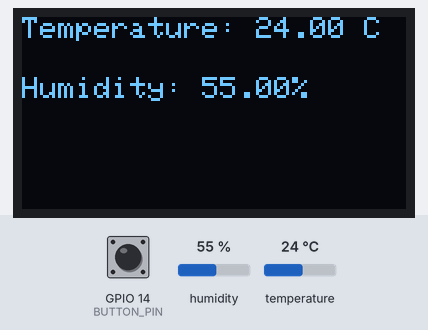
Bench run of a sketch on a simulated ESP32. On the bench: 128×64 one-colour display. The test bench sets the inputs (shaded band); at power-on: GPIO 14 (BUTTON_PIN) LOW, humidity 55 %, temperature 24 °C. The display library's start-up logo is not drawn; the local clock reads 2024-03-15 10:24:30 at power-on unless the sketch sets it.

Above: at 4.3 s.
4.4 s: GPIO 14 (BUTTON_PIN) pulled HIGH for 0.7 s
At 9.4 s:
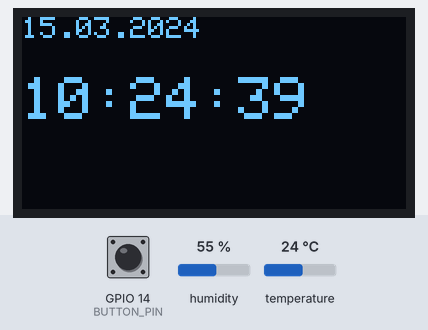
9.5 s: GPIO 14 (BUTTON_PIN) pulled HIGH for 1 s
At 11.9 s:
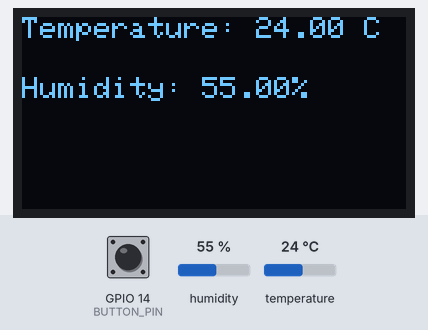
12.2 s: humidity set to 22 %
At 14.2 s:
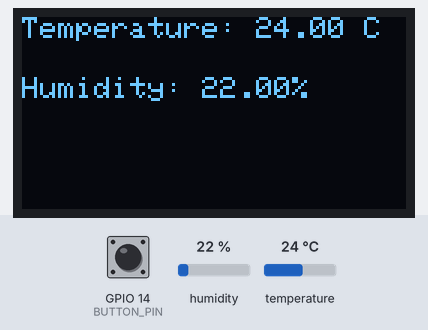
14.5 s: temperature set to 12 °C
At 17.5 s:
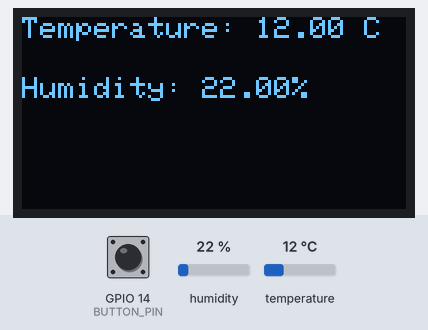
18.1 s: humidity set to 40 %
At 19.6 s:
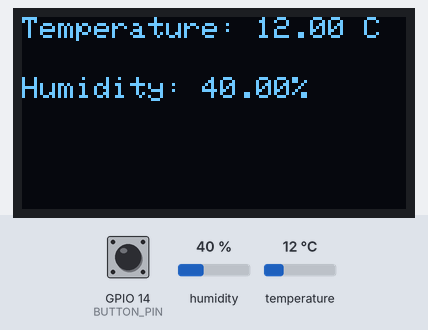
20.4 s: temperature set to 19 °C
Timing chart, 0 to 23.4 s (numbered marks = the images above; inputs shaded):
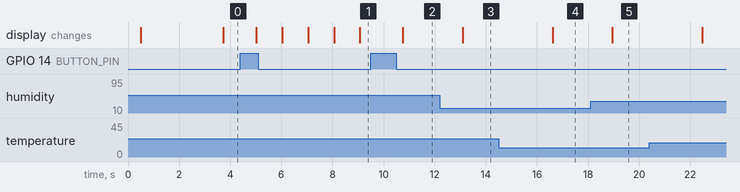

The sketch:

nero-PR-00.ino
```cpp
//libraries
#include <SPI.h>
#include <Wire.h>
#include <Adafruit_GFX.h>
#include <Adafruit_SSD1306.h>
#include <DHT11.h>
#include <ThreeWire.h>
#include <RtcDS1302.h>

//global variables
//sensors, LEDs, buttons, etc.
#define DHT_PIN 32
#define SOUND_PIN 36
#define BUTTON_PIN 14

//OLED data
#define SCREEN_WIDTH 128
#define SCREEN_HEIGHT 64
#define OLED_RESET -1
#define SCREEN_ADDRESS 0x3C

//RTC data
#define RTC_CLK 18
#define RTC_DAT 19
#define RTC_RST 5

//global variables
int last_button_state = 0;
int current_button_state = 0;
bool led_state = false;
int interface_page = 1;

//global parts
Adafruit_SSD1306 display(SCREEN_WIDTH, SCREEN_HEIGHT, &Wire, OLED_RESET);
DHT11 dht11(DHT_PIN);

ThreeWire RTCWire(RTC_DAT, RTC_CLK, RTC_RST);
RtcDS1302<ThreeWire> rtc(RTCWire);

void setup() {
  Serial.begin(115200);

  //starting the clock
  rtc.Begin();

  rtc.SetIsWriteProtected(false);
  rtc.SetIsRunning(true);

  //Set my own date (07.11.2026, 21:10:50). The abberation is like ~3 seconds because of compilation
  RtcDateTime custom(2026, 11, 7, 21, 10, 50);

  /*the commented line below is the line which should be used only once
  when setting your clock (for those who would use this code, however I
  doubt someone will)*/
  //rtc.SetDateTime(custom);

  pinMode(BUTTON_PIN, INPUT);

  delay(500);

  //checks whether display is working correctly
  if(!display.begin(SSD1306_SWITCHCAPVCC, SCREEN_ADDRESS)) {
    Serial.println(F("SSD1306 allocation failed"));
    for(;;);
  }

  //display the Adafruit logo, then clear it
  display.display();
  delay(2000);
  display.clearDisplay();
}

void loop() {
  button_interface();
  if(interface_page == 1) {
    show_temp_and_humidity();
  }
  else if(interface_page == 2) {
    show_clock();
  }
}

//reads temperature and humidity via dht11
void show_temp_and_humidity(void) {
  display.clearDisplay();

  float temperature = dht11.readTemperature();
  float humidity = dht11.readHumidity();

  display.setTextSize(1);
  display.setTextColor(SSD1306_WHITE);
  display.setCursor(0, 0);

  display.print("Temperature: ");
  display.print(temperature);
  display.print(" C");

  display.setCursor(0, 20);
  display.print("Humidity: ");
  display.print(humidity);
  display.print("%");

  display.display();
}

//shows date and time
void show_clock(void) {
  RtcDateTime now = rtc.GetDateTime();

  display.clearDisplay();

  display.setTextSize(1);
  display.setCursor(0, 0);

  //prints date in a "dd.mm.yyyy" format
  display.printf(
    "%02d.%02d.%04d",
    (int)now.Day(),
    (int)now.Month(),
    (int)now.Year()
  );

  display.setTextSize(2);
  display.setCursor(0, 20);

  //prints time
  display.printf(
    "%02d:%02d:%02d",
    (int)now.Hour(),
    (int)now.Minute(),
    (int)now.Second()
  );

    display.display();
}

//control interface via button
void button_interface(void) {
  current_button_state = digitalRead(BUTTON_PIN);

  if(last_button_state == 0 && current_button_state == 1) {
    if(interface_page == 1) {
      interface_page = 2;
    }
    else if(interface_page == 2) {
      interface_page = 1;
    }
  }

  last_button_state = current_button_state;

  delay(100);
}
```

Measured:
- after the input at 4.4 s, the display: first changes after 0.63 s (image 1 shows a later state)
- after the input at 9.5 s, the display: changes after 1.3 s (image 2)
- after the input at 12.2 s, the display: changes after 0.90 s (image 3)
- after the input at 14.5 s, the display: changes after 2.1 s (image 4)
- after the input at 18.1 s, the display: changes after 0.86 s (image 5)
